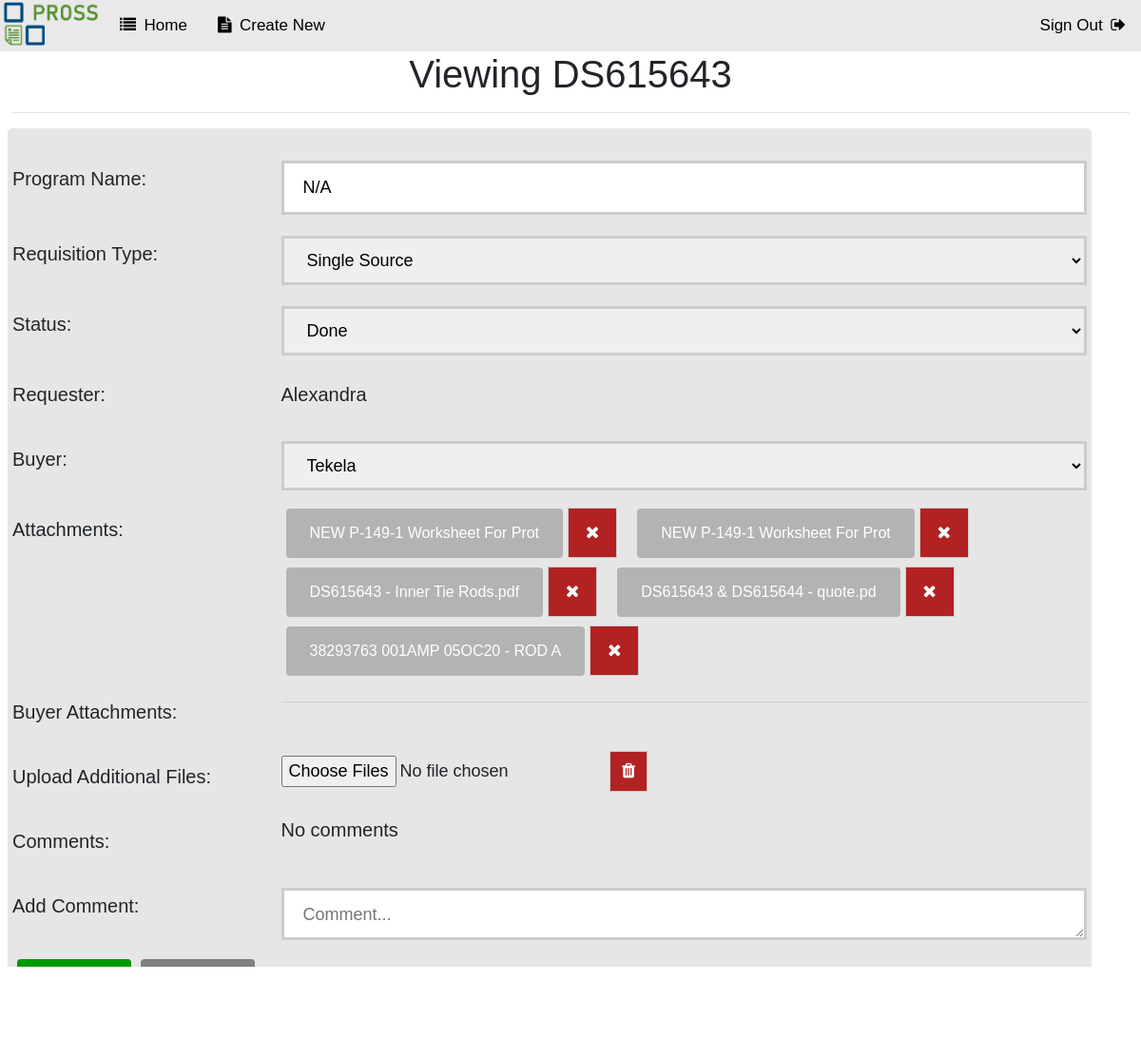
The app's page /openbuy.php?id=132 (signed in) with its own data.
### tables this page shows
CREATE TABLE `reqs` (
  `id` int(11) NOT NULL,
  `program` varchar(25) NOT NULL,
  `ds` int(10) NOT NULL,
  `urgency` varchar(1) DEFAULT NULL,
  `progress` varchar(255) NOT NULL DEFAULT 'Submitted',
  `type` varchar(55) NOT NULL,
  `submit_date` date NOT NULL,
  `due_date` date DEFAULT NULL,
  `date` timestamp NOT NULL DEFAULT current_timestamp() ON UPDATE current_timestamp(),
  `submitted` varchar(255) NOT NULL,
  `assigned` varchar(255) NOT NULL
);

CREATE TABLE `attachments` (
  `id` int(25) NOT NULL,
  `reqs_id` int(25) NOT NULL,
  `role` varchar(25) NOT NULL,
  `name` varchar(255) NOT NULL
);

### openbuy.php (the view, shortened to what this page needs)
<?php
	$logedInUsername = $_SESSION['username'];
	$id = null;
	if ( !empty($_GET['id'])) {
		$id = $_REQUEST['id'];
	}
	$pdo = Database::connect();
	$sql = "SELECT * FROM reqs WHERE id = ?";
	$q = $pdo->prepare($sql);
	$q->execute(array($id));
	$data = $q->fetch(PDO::FETCH_ASSOC);
	$ds = $data['ds'];
	$type = $data['type'];
	if ($type == "Alterations") {
		$type = "Viewing PO" . $data['ds'];
	} else {
		$type = "Viewing DS" . $data['ds'];
	}
	if (!empty($_POST)) {
		$dueDate = $_POST['dueDate'];
		$progress = $_POST['progress'];
		$assigned = $_POST['assigned'];
		$buycomment = $_POST['buycomment'];
		$pdo = Database::connect();
		$pdo->setAttribute(PDO::ATTR_ERRMODE, PDO::ERRMODE_EXCEPTION);
		$sql = "SELECT role FROM users WHERE username = '$logedInUsername'";
		$q = $pdo->prepare($sql);
		$q->execute(array($id));
		$data = $q->fetch(PDO::FETCH_ASSOC);
		$role = $data['role'];
		if ($dueDate != null) {
			$sql = "UPDATE reqs SET due_date = ? WHERE id = ?";
			$q = $pdo->prepare($sql);
			$q->execute(array($dueDate,$id));
		}
		if ($progress != null) {
			if ($progress == "Done") {
				$urgency = "N";
				$sql = "UPDATE reqs SET urgency = ?, progress = ? WHERE id = ?";
				$q = $pdo->prepare($sql);
				$q->execute(array($urgency,$progress,$id));
			} else {
				$sql = "UPDATE reqs SET progress = ? WHERE id = ?";
				$q = $pdo->prepare($sql);
				$q->execute(array($progress,$id));
			}
		}
		if ($assigned != null) {
			$sql = "UPDATE reqs SET assigned = ? WHERE id = ?";
			$q = $pdo->prepare($sql);
			$q->execute(array($assigned,$id));
		}
		$reqs_id = $id;
		if ($buycomment != null) {
			$comment = addslashes($buycomment);
			$new = 1;
			$sql = "INSERT INTO comments(reqs_id, name, comment, new) VALUES ('$reqs_id', '$assigned', '$comment', '$new')";
			$pdo->setAttribute(PDO::ATTR_ERRMODE, PDO::ERRMODE_EXCEPTION);
			$q = $pdo->prepare($sql);
			$q->execute(array());
		}
		$total = count($_FILES['upload1']['name']);
		for( $i=0 ; $i < $total ; $i++ ) {
			$name = $_FILES['upload1']['name'][$i];
			$name = str_replace("'", "", $name);
			$name = str_replace("#", "", $name);
			$ext = pathinfo($name, PATHINFO_EXTENSION);
				$tmpFilePath = $_FILES['upload1']['tmp_name'][$i];
				$filePath = str_replace("'", "", $tmpFilePath);
				$filePath = str_replace("#", "", $tmpFilePath);
				if ($filePath != ""){
					if (!is_dir('uploads/' . $ds . '/')) {
						mkdir('uploads/' . $ds . '/', 0777, true);
					}
					$newFilePath = "uploads/" . $ds . "/" . $_FILES['upload1']['name'][$i];
					$newPath = str_replace("'", "", $newFilePath);
					$newPath = str_replace("#", "", $newFilePath);
					if(move_uploaded_file($filePath, $newPath)) {
						$sql = "INSERT INTO attachments(reqs_id, role, name)"
								. " VALUES ('$reqs_id', '$role', '$name')";
						$pdo->setAttribute(PDO::ATTR_ERRMODE, PDO::ERRMODE_EXCEPTION);
						$q = $pdo->prepare($sql);
						$q->execute(array());
					} else {
						echo "Upload failed for this file. Please see administrator. ";
					}
				}
		}
		Database::disconnect();
		header("Location: index.php");
	} else {
		$pdo = Database::connect();
		$pdo->setAttribute(PDO::ATTR_ERRMODE, PDO::ERRMODE_EXCEPTION);
		$sql = "SELECT * FROM reqs where id = ?";
		$q = $pdo->prepare($sql);
		$q->execute(array($id));
		$data = $q->fetch(PDO::FETCH_ASSOC);
		$program = $data['program'];
	}
?>
<!DOCTYPE html>
<html lang="en">
<head>
    <link   href="css/bootstrap.min.css" rel="stylesheet">
	<link rel="stylesheet" href="https://cdnjs.cloudflare.com/ajax/libs/font-awesome/4.7.0/css/font-awesome.min.css">
</head>
<body>
	<div class="topnav">
		<img src="PROSS_Logo.png" href="index.php" alt="Logo" style="width:110px;height:50px;">
        <a href="index.php"><i class="fa fa-list"></i>&ensp;Home</a>
		<a href="create.php"><i class="fa fa-file-text"></i>&ensp;Create New</a>
        <a style="float:right;" href="logout.php">Sign Out&ensp;<i class="fa fa-sign-out"></i></a>
    </div>
	<h1><?php echo $type;?></h1>
	<hr style="width:98%">
    <div class="container">
	    <form action="openbuy.php?id=<?php echo $id?>" method="post" enctype="multipart/form-data">
			<div class="row">
				<div class="col-25">
					<label for="program">Program Name:</label>
				</div>
				<div class="col-75">
					<input name="program" type="text" maxlength="15" value="<?php echo !empty($program)?$program:'';?>">
				</div>
			</div>
			<div class="row">
				<div class="col-25">
					<label for="type">Requisition Type:</label>
				</div>
				<div class="col-75">
					<select id="progress" name="progress" class="select">
						<option selected="selected"><?php echo $data['type'];?></option>
					</select>
				</div>
			</div>
			<div class="row">
				<div class="col-25">
					<label for="progress">Status:</label>
				</div>
				<div class="col-75">
					<select id="progress" name="progress" class="select">
						<option selected="selected"><?php echo $data['progress'];?></option>
					</select>
				</div>
		    </div>
			<div class="row">
				<div class="col-25">
					<label for="submitted">Requester:</label>
				</div>
				<div class="col-75">
					<label for="submitted"><?php echo $data['submitted'];?></label>
				</div>
			</div>
			<div class="row">
				<div class="col-25">
					<label for="assigned">Buyer:</label>
				</div>
				<div class="col-75">
					<select name="assigned" class="select">
						<option selected="selected"><?php echo $data['assigned'];?></option>
					</select>
				</div>
		    </div>
			<div class="row">
				<div class="col-25">
					<label class="attachments">Attachments:</label>
				</div>
				<div class="col-75">
					<?php
						$pdo = Database::connect();
						$id = $data['id'];
						$sql = "SELECT * FROM attachments WHERE reqs_id=$id AND role!='buyer' ORDER BY id ASC";
						foreach ($pdo->query($sql) as $row) {
							$attach_id = $row['id'];
							echo '<a class="link" href="uploads/' . $data['ds'] . "/" . $row['name'] . '" download><span>' . substr($row['name'],0,30) . '</span></a><a href="deletefile.php?id='.$id.'&attach_id='.$attach_id.'&loc=buy" class="custom-delete" id="delete" onclick="return clicked();"><span><i class="fa fa-close"></i></span></a>&ensp;&ensp;';
						}
					?>
				</div>
			</div>
			<div class="row">
				<div class="col-25">
					<label class="attachments">Buyer Attachments:</label>
				</div>
				<div class="col-75">
					<hr>
				</div>
			</div>
			<div class="row" id="uploadNew">
				<div class="col-25">
					<label class="newAttach">Upload Additional Files:</label>
				</div>
				<div class="col-75">
					<input id="file1" type="file" style="font-size: 18px" multiple accept=".pdf" name="upload1[]" onchange="javascript:updateList1()">
					<button id="clear" type="button" class="custom-delete custom-delete1" style="padding: 7px 12px;" onclick="clear1()"><span><i class="fa fa-trash"></i></span></button>
				</div>
			</div>
			<div class="row">
				<div class="col-25">
					<label class="comments">Comments:</label>
				</div>
				<div class="col-75">
					<?php
						$counter = 0;
						if ($counter == 0) {
							echo "<p>No comments</p>";
						}
					?>
				</div>
			</div>
			<div class="row">
				<div class="col-25">
					<label class="buycomment">Add Comment:</label>
				</div>
				<div class="col-75">
					<textarea id="buycomment" name="buycomment" placeholder="Comment..." style="height:55px" value="<?php echo !empty($buycomment)?$buycomment:'';?>"></textarea>
				</div>
			</div>
			<div class="row">
			<button class="button button2" type="submit"><span>Update</span></button>
			<button type="button" class="button button1" style="background-color: grey" onclick="location.href='index.php';"><span>Cancel</span></button>
		</div>
		</form>
	</div>
  </body>
</html>

### openbuy.php (style rules this page uses)
body { animation: fadeInAnimation ease 1s; animation-iteration-count: 1; animation-fill-mode: forwards; margin: 0; font-family: Arial, Helvetica, sans-serif; }
* { box-sizing: border-box; }
img { display: block; margin-left: auto; margin-right: auto; }
h1 { text-align: center; }
p { font-size: 20px; margin-bottom: 12px; margin-top: 0px; }
.custom-delete { font-size: 18px; background-color: #b22222; color: white; border: 1px solid #ccc; display: inline-block; padding: 12px 18px; cursor: pointer; transition: all 0.5s; }
.custom-delete span { cursor: pointer; display: inline-block; position: relative; transition: 0.5s; }
.custom-delete span:after { content: 'Delete'; position: absolute; opacity: 0; top: 0; right: -20px; transition: 0.5s; }
.link { display: inline-block; border-radius: 4px; background-color: #b3b3b3; border: none; color: white; text-align: center; padding: 14px 25px; transition: all 0.5s; cursor: pointer; margin: 5px; }
.link span { cursor: pointer; display: inline-block; position: relative; transition: 0.5s; }
.link span:after { font-family: FontAwesome; content: '\f019'; position: absolute; opacity: 0; top: 0; right: -20px; transition: 0.5s; }
.button { display: inline-block; border-radius: 4px; background-color: #009900; border: none; color: #FFFFFF; text-align: center; font-size: 20px; padding: 10px; width: 120px; transition: all 0.5s; cursor: pointer; margin: 5px; float: right; }
.button2 span { cursor: pointer; display: inline-block; position: relative; transition: 0.5s; }
.button2 span:after { content: '\00bb'; position: absolute; opacity: 0; top: 0; right: -20px; transition: 0.5s; }
.button1 span { cursor: pointer; display: inline-block; position: relative; transition: 0.5s; }
.button1 span:after { content: '\00ab'; position: absolute; opacity: 0; top: 0; left: -20px; transition: 0.5s; }
input[type=text], select, textarea { width: 100%; padding: 12px 20px; margin: 8px 0; box-sizing: border-box; border: 3px solid #ccc; -webkit-transition: 0.5s; transition: 0.5s; outline: none; font-size: 18px; }
label { padding: 12px 12px 12px 0; display: inline-block; font-size: 20px; }
.container { border-radius: 5px; background-color: #e6e6e6; padding: 20px; margin: 8px; }
.col-25 { float: left; width: 25%; margin-top: 6px; }
.col-75 { float: left; width: 75%; margin-top: 6px; }
.row:after { content: ""; display: table; clear: both; }
.topnav { overflow: hidden; background-color: #e9e9e9; }
.topnav a { float: left; display: block; color: black; text-align: center; padding: 14px 16px; text-decoration: none; font-size: 17px; transition: all 0.5s; }
.topnav img { float: left; display: block; color: black; text-align: center; padding: 2px 2px; text-decoration: none; font-size: 17px; }

### records on screen
reqs: ds "Viewing DS615643", program "N/A", progress "Single Source", progress "Done", submitted "Alexandra", assigned "Tekela"
attachments: name "NEW P-149-1 Worksheet For Prot"
attachments: name "NEW P-149-1 Worksheet For Prot"
attachments: name "DS615643 - Inner Tie Rods.pdf"
attachments: name "DS615643 & DS615644 - quote.pd"
attachments: name "38293763 001AMP 05OC20 - ROD A"
